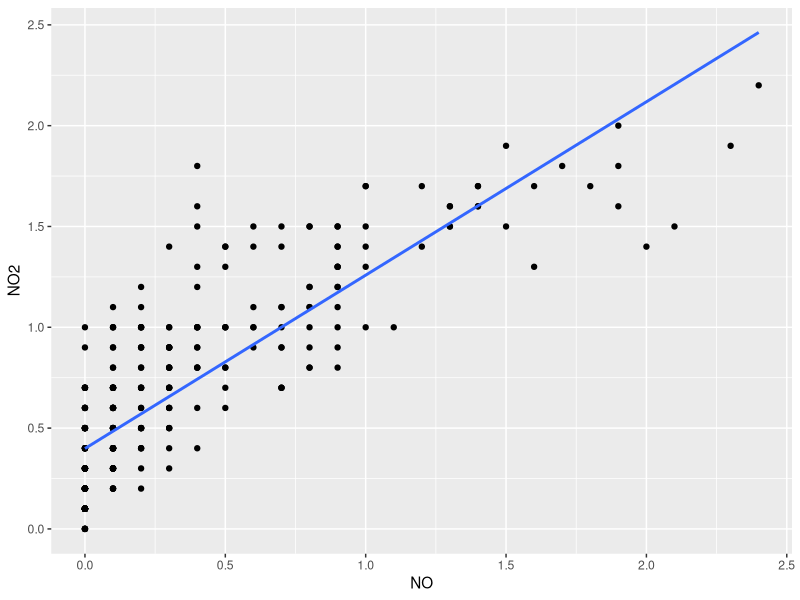
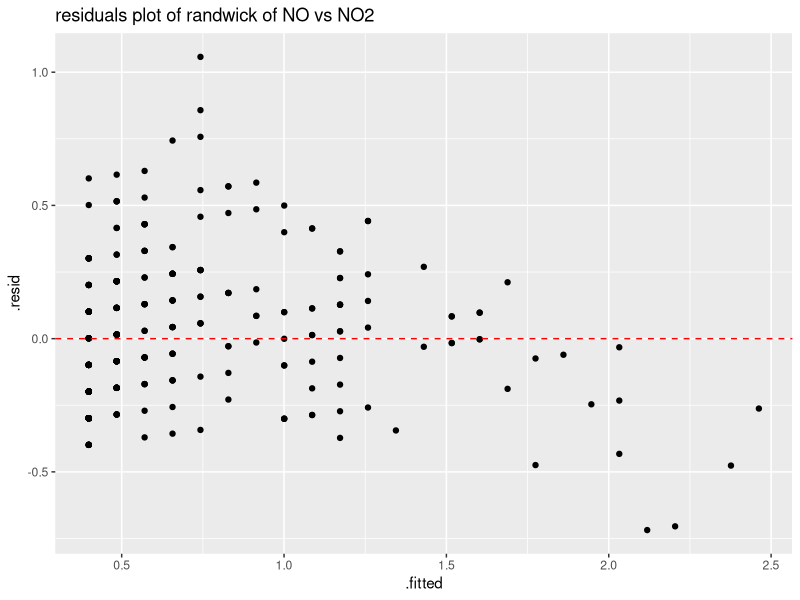

The R script that drew these images, in order:
## ---- chunk 1
library(ggplot2)
library(xml2)
library(readxl)
Sydney = read.csv("SydneyAirQuality2024.csv")
data = na.omit(Sydney)

## ---- chunk 2
linear = lm(RANDWICK_NO2 ~ RANDWICK_NO, data = data)
ggplot(data, aes(x = data$RANDWICK_NO, y=data$RANDWICK_NO2)) +
  geom_point() +
  geom_smooth(method = "lm", se = FALSE)+
  labs(x = "NO", y = "NO2")
## ---- chunk 3
summary(linear)
cor(data$RANDWICK_NO, data$RANDWICK_NO2)

## ---- chunk 4
ggplot(linear, aes(x= .fitted, y=.resid)) +
  geom_point() + 
  geom_hline(yintercept = 0, linetype = "dashed", colour = "red")+
  labs(title = "residuals plot of randwick of NO vs NO2")

